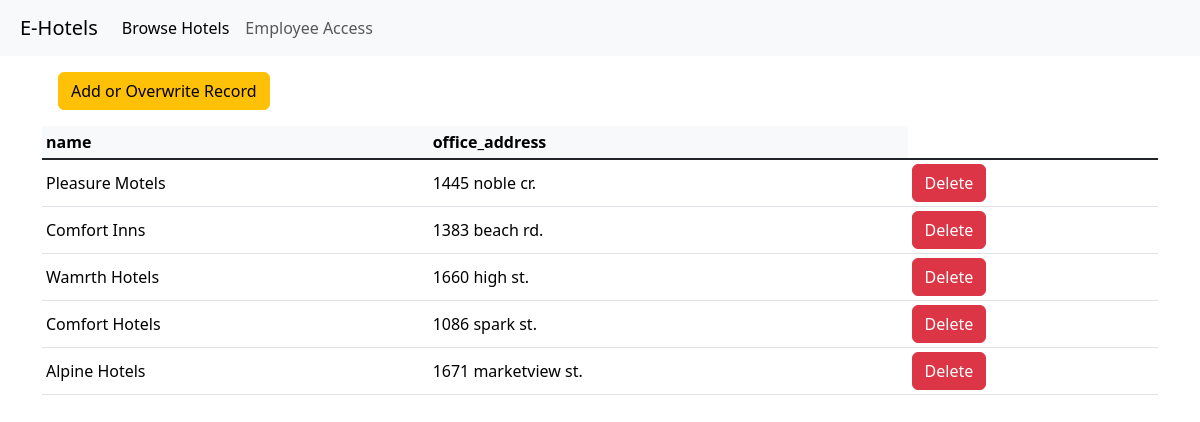
Screenshot of /employee/crud/HotelChain/ with the database file from the repository.
### hotel_system/models.py (models this page shows)
class HotelChain(models.Model):
    name = models.CharField(max_length=100, primary_key=True)
    office_address = models.CharField(max_length=100)

### hotel_system/views.py (the view)
# urls.py: path("employee/crud/<str:model_name>/", views.crud)
def crud(request, model_name):
    try:
        Model = apps.get_model("hotel_system", model_name)
        fields = [field.name for field in Model._meta.get_fields() if not isinstance(field, models.ManyToOneRel)]
    except LookupError:
        raise Http404(f"Table: {model_name}, does not exist in the database")
    if request.method == "POST":
        data_dict = {key: request.POST.dict()[key] for key in fields}
        m = Model(**data_dict)
        m.save()
    rows = Model.objects.all().values_list()
    form = modelform_factory(Model, fields='__all__')
    return render(request, "crud.html", {"model_name": model_name, "rows": rows, "fields": fields, "form": form})

### hotel_system/templates/crud.html (shortened to what this page needs)
{% extends "base.html" %} {% block title %} Viewing {{model_name}} {% endblock %}
{% block content %}
<button type="button" class="btn btn-warning m-3" data-bs-toggle="modal" data-bs-target="#createModal">
    Add or Overwrite Record
</button>
<table class="table table-hover table-sm">
    <thead class="table-light">
        <tr>
            {% for field_name in fields %}
            <th>{{ field_name }}</th>
            {% endfor %}
        </tr>
    </thead>
    <tbody class="table-group-divider">
        {% for row in rows %}
        <tr>
            {% for value in row %}
            <td class="align-middle">{% if not value %}N/A{% else %}{{ value }}{% endif %}</td>
            {% endfor %}
            <td>
                <button type="button" class="btn btn-danger" data-bs-toggle="modal" data-bs-target="#deleteModal{{forloop.counter}}">Delete</button>
            </td>
        </tr>
            {% endfor %}
        </tbody>
    </table>
    {% endblock %}

### rows the page displays
HotelChain: row "Pleasure Motels" "1445 noble cr."
HotelChain: row "Comfort Inns" "1383 beach rd."
HotelChain: row "Wamrth Hotels" "1660 high st."
HotelChain: row "Comfort Hotels" "1086 spark st."
HotelChain: row "Alpine Hotels" "1671 marketview st."

### other values shown
{{ field_name }} "name" "office_address"
